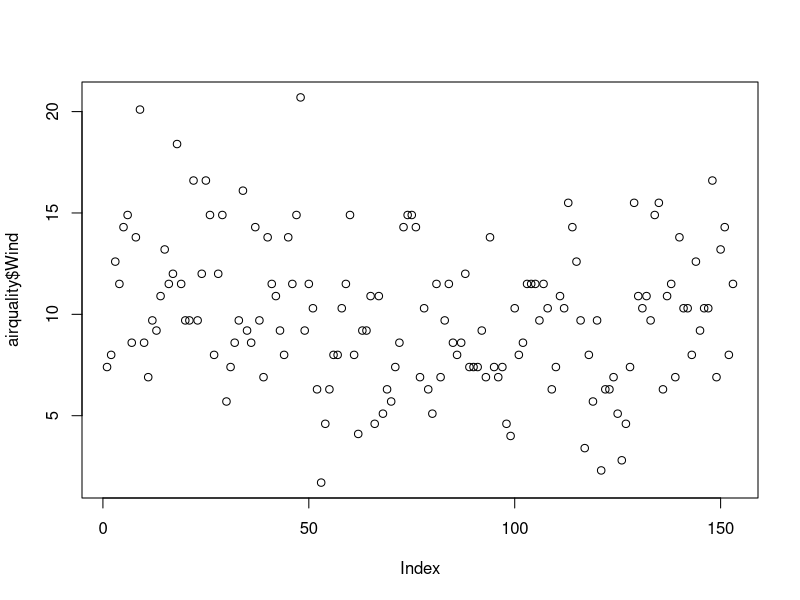
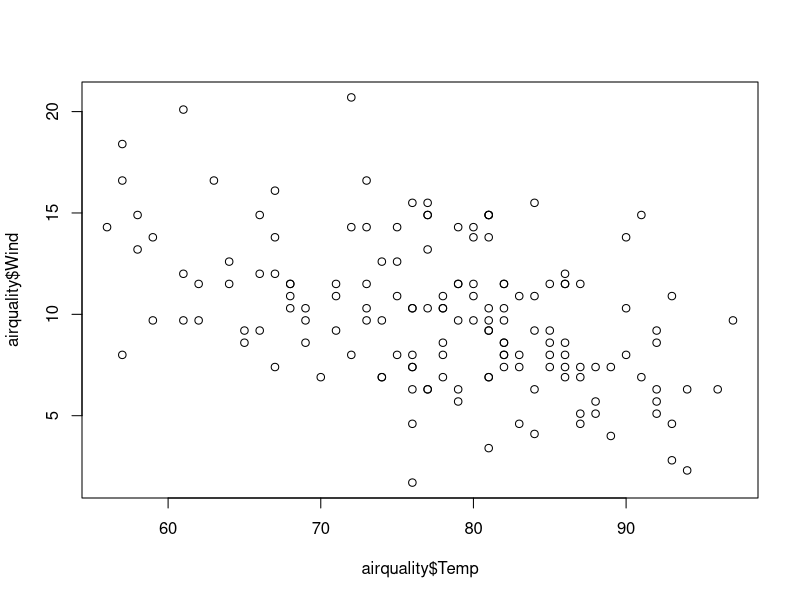
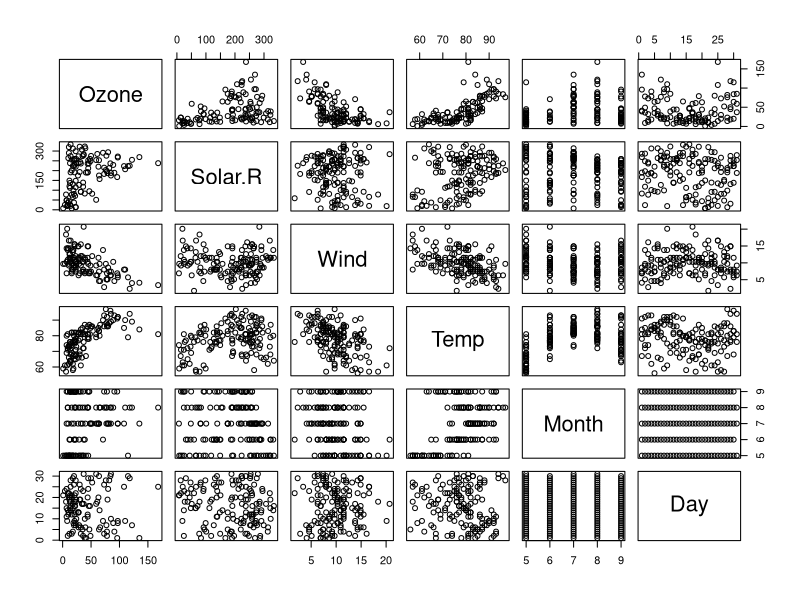
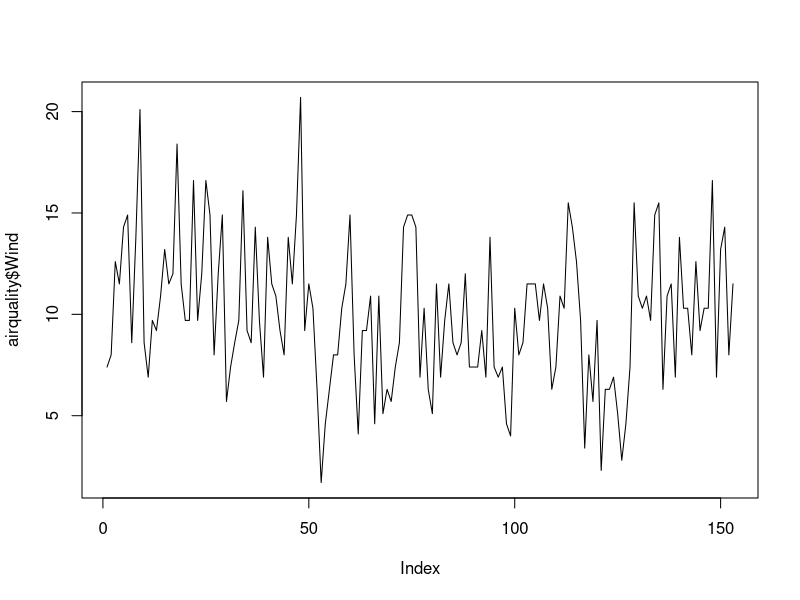
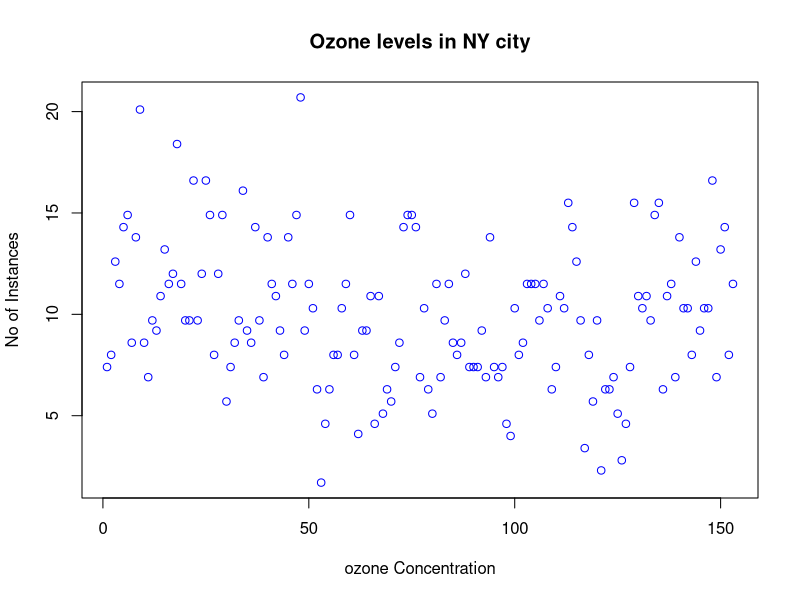
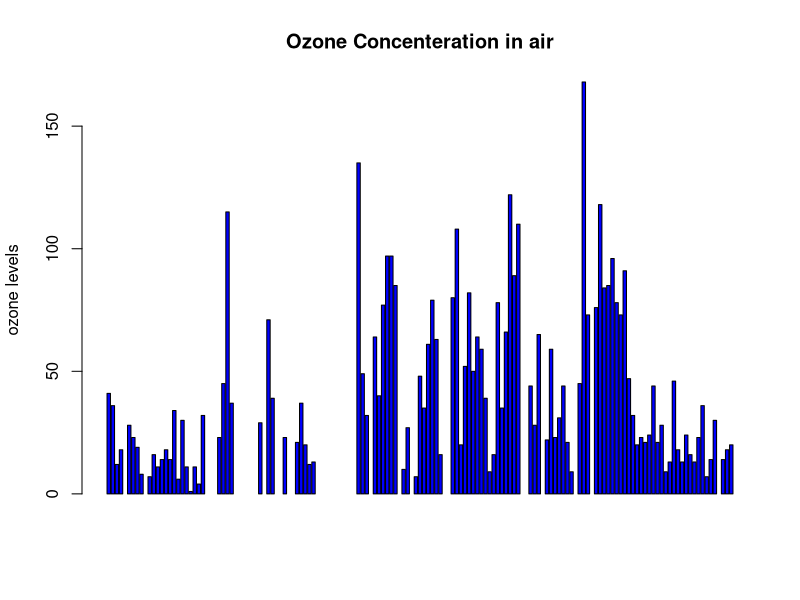
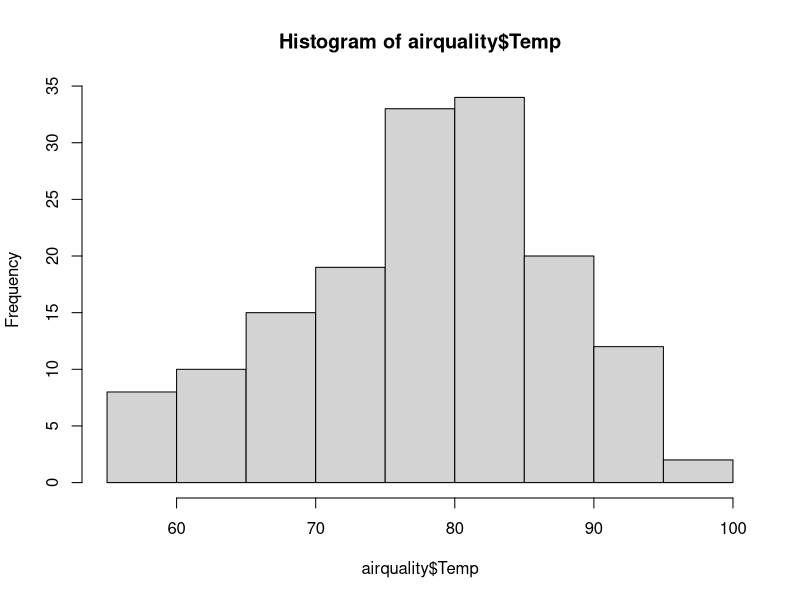
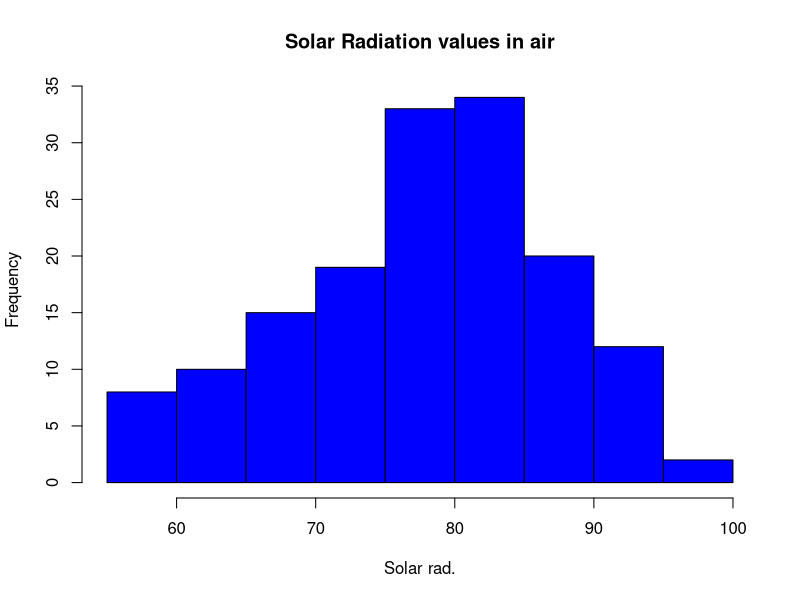

These figures' R source, in order:
#airquality = read.csv('path/airquality.csv',header=TRUE, sep=",")
airquality <- datasets::airquality
####Top 10 rows and last 10 rows
head(airquality,10)
tail(airquality,10)
######Columns
airquality[,c(1,2)]
df<-airquality[,-6]
summary(airquality[,1])
summary(airquality$Wind)
###########Summary of the data#########
summary(airquality$Temp)
summary(airquality)
summary(airquality$Wind) 

#####################
plot(airquality$Wind)
plot(airquality$Temp,airquality$Wind,type="p")
plot(airquality)
# points and lines 
plot(airquality$Wind, type= "l") # p: points, l: lines,b: both
plot(airquality$Wind, xlab = 'ozone Concentration', 
     ylab = 'No of Instances', main = 'Ozone levels in NY city',
     col = 'blue')
# Horizontal bar plot
barplot(airquality$Ozone, main = 'Ozone Concenteration in air',
        ylab = 'ozone levels', col= 'blue',horiz = F,axes=T)
#Histogram
hist(airquality$Temp)
hist(airquality$Temp, 
     main = 'Solar Radiation values in air',
     xlab = 'Solar rad.', col='blue')

#Single box plot
boxplot(airquality$Wind,main="Boxplot")
# Multiple box plots
boxplot(airquality[,1:4],main='Multiple')
#margin of the grid(mar), 
#no of rows and columns(mfrow), 
#whether a border is to be included(bty) 
#and position of the 
#labels(las: 1 for horizontal, las: 0 for vertical)
#bty - box around the plot
par(mfrow=c(3,3),mar=c(2,5,2,1),  las=0, bty="o")
plot(airquality$Ozone)
plot(airquality$Ozone, airquality$Wind)
plot(airquality$Ozone, type= "l")
plot(airquality$Ozone, type= "l")
plot(airquality$Ozone, type= "l")
barplot(airquality$Ozone, main = 'Ozone Concenteration in air',
        xlab = 'ozone levels', col='green',horiz = TRUE)
hist(airquality$Solar.R)
boxplot(airquality$Solar.R)
boxplot(airquality[,0:4], main='Multiple Box plots')

